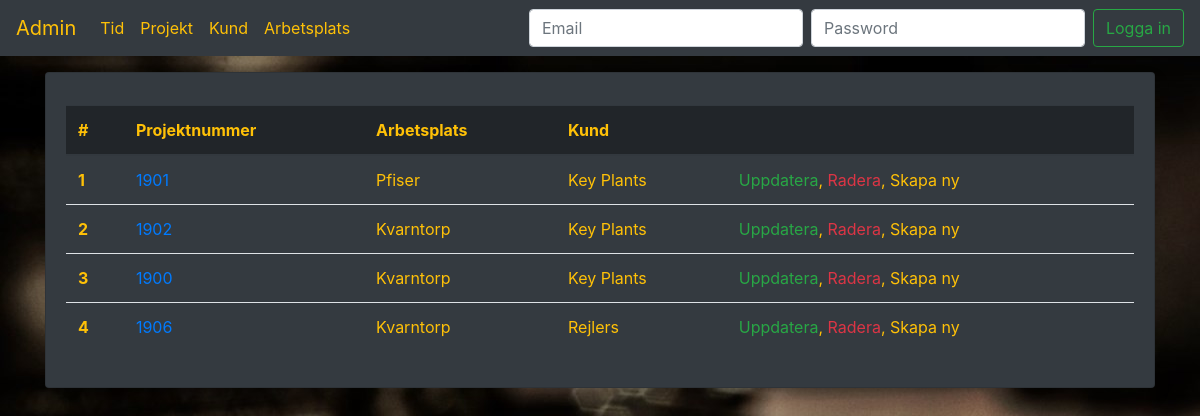
Page /projekt/list/ on the earlier database version.
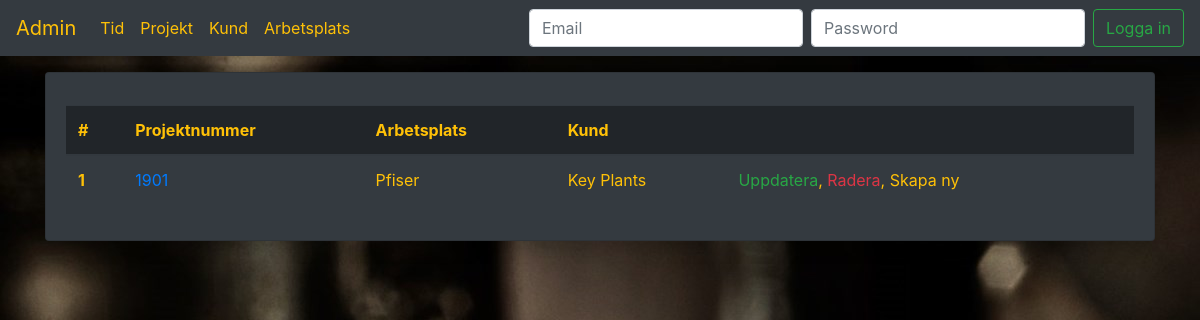
Same page on the later database version.
### tid_rapport/models.py (models this page shows, shortened)
class Projekt(models.Model):
    projektnr = models.IntegerField(default=1900)
    arbetsplats = models.ForeignKey("Arbetsplats", on_delete=models.CASCADE, null=True)
    kund = models.ForeignKey("Kund", on_delete=models.CASCADE, null=True)
    def get_absolute_url(self):
        return reverse("tid_rapport:projekt_detail", kwargs={"pk": self.pk})

class Arbetsplats(models.Model):
    arbetsplats_namn = models.CharField(max_length=100)
    arbetsplats_kontakt_person = models.CharField(max_length=100, blank=True)
    arbetsplats_telefonnr = models.CharField(max_length=100, blank=True)
    def __str__(self):
        return str(self.arbetsplats_namn)

class Kund(models.Model):
    kund_namn = models.CharField(max_length=100)
    kund_kontakt_person = models.CharField(max_length=100, blank=True)
    kund_telefonnr = models.CharField(max_length=100, blank=True)
    def __str__(self):
        return str(self.kund_namn)

### tid_rapport/views.py (the view)
# urls.py: path("projekt/list/", ProjektList.as_view(), name="projekt_list"),
class ProjektList(ListView):
    template_name = "projekt/projekt_list.html"
    model = Projekt
    context_object_name = "projekt"

### tid_rapport/templates/projekt/projekt_list.html (shortened to what this page needs)
{% extends 'base.html' %}
    {% block body_block %}
        <table class="table table-hover">
            <thead class="thead-dark">
                <tr>
                    <th class="text-warning" scope="col">#</th>
                    <th class="text-warning" scope="col">Projektnummer</th>
                    <th class="text-warning" scope="col">Arbetsplats</th>
                    <th class="text-warning" scope="col">Kund</th>
                    <th class="text-warning" scope="col"></th>
                </tr>
            </thead>
            <tbody>
                {% for projekt in projekt %}
                    <tr>
                        <th scope="col">{{ forloop.counter }}</th>
                        <td><a href="{{ projekt.get_absolute_url }}">{{ projekt.projektnr }}</a></td>
                        <td>{{ projekt.arbetsplats }}</td>
                        <td>{{ projekt.kund }}</td>
                        <td><a class="text-success" href="{{ projekt.get_absolute_url }}update/">Uppdatera</a>,
                            <a class="text-danger" href="{{ projekt.get_absolute_url }}delete/">Radera</a>,
                            <a class="text-warning" href="{% url 'tid_rapport:projekt_create' %}">Skapa ny</a>
                        </td>
                    </tr>
                {% endfor %}
            </tbody>
        </table>
    {% endblock %}

Differences in the rows shown:
removed Projekt: projektnr "1902", arbetsplats "Kvarntorp", kund "Key Plants"
removed Projekt: projektnr "1900", arbetsplats "Kvarntorp", kund "Key Plants"
removed Projekt: projektnr "1906", arbetsplats "Kvarntorp", kund "Rejlers"
